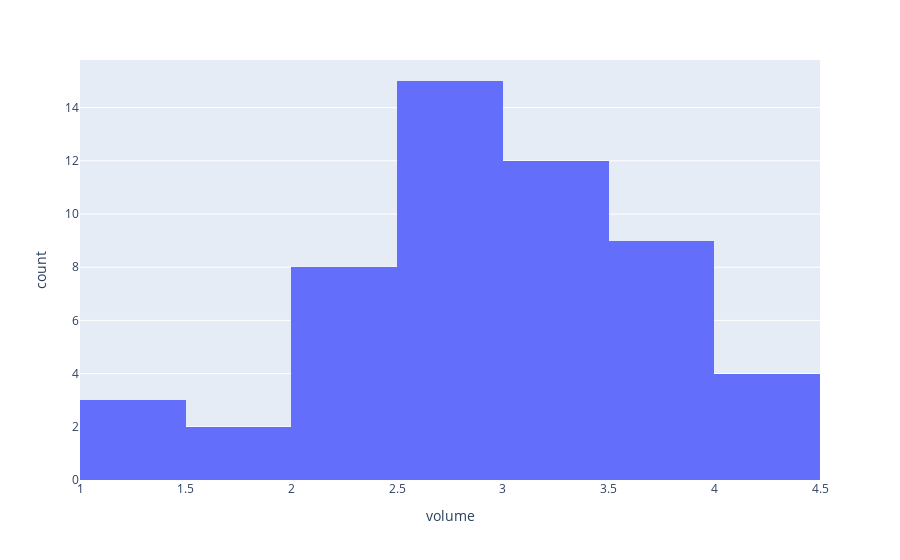

Here is the notebook cell this chart was saved with:
### Markdown cell above
## Adjusting for skewed volume

Article volume is very skewed:
- most ticker-days have moderate volume
- a few ticker-days have very high volume

Because correlation can be influenced by extreme values, we try log transform on volume and net polarity:

- `log1p(volume)` compresses the big days so they don’t dominate.
- `log1p(net_polarity)` compresses the extremely positive days 

### Important note:
We do **not** log-transform `sentiment_score_std`.

- standard deviation is already on a small, bounded scale here
- it’s not exploding like volume
- logging it would skew interpretation

### Code cell
px.histogram(np.log1p(plot_df["volume"]), x="volume")

### Figure 1 — Plotly figure (JSON) as saved in the notebook; plotly's stock layout.template omitted (floating-point values rounded to 4 significant figures)
{"data": [{"bingroup": "x", "hovertemplate": "volume=%{x}<br>count=%{y}<extra></extra>", "legendgroup": "", "marker": {"color": "#636efa", "pattern": {"shape": ""}}, "name": "", "orientation": "v", "showlegend": false, "type": "histogram", "x": [3.296, 2.708, 2.303, 2.773, 2.833, 3.807, 2.944, 3.784, 3.332, 3.045, 3.401, 3.332, 3.97, 2.944, 2.996, 3.401, 4.234, 3.178, 3.178, 2.639, 3.434, 2.565, 2.303, 2.639, 2.303, 2.833, 3.178, 2.773, 2.639, 1.792, 2.996, 2.303, 2.708, 2.303, 1.609, 1.386, 2.079, 1.386, 1.099, 4.344, 3.466, 3.892, 2.079, 3.784, 3.434, 2.773, 3.584, 3.584, 4.331, 3.611, 3.714, 4.394, 2.398], "xaxis": "x", "yaxis": "y"}], "layout": {"barmode": "relative", "legend": {"tracegroupgap": 0}, "margin": {"t": 60}, "xaxis": {"anchor": "y", "domain": [0, 1], "title": {"text": "volume"}}, "yaxis": {"anchor": "x", "domain": [0, 1], "title": {"text": "count"}}}}
